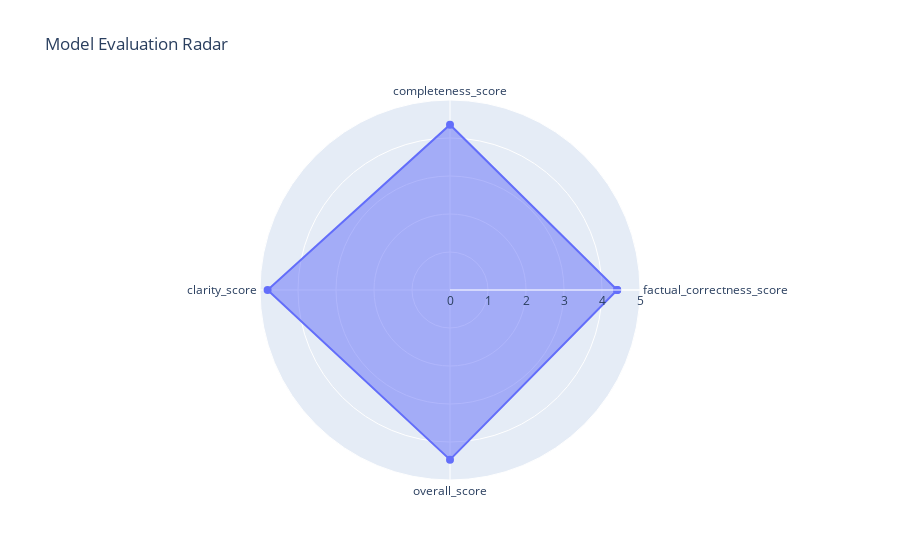

The notebook cell saved with this chart:
### Code cell
radar_plot(final_df)

### Figure 1 — Plotly figure (JSON) as saved in the notebook; plotly's stock layout.template omitted (floating-point values rounded to 4 significant figures)
{"data": [{"fill": "toself", "marker": {"size": 8}, "mode": "lines+markers", "r": [4.4, 4.35, 4.8, 4.465, 4.4], "theta": ["factual_correctness_score", "completeness_score", "clarity_score", "overall_score", "factual_correctness_score"], "type": "scatterpolar"}], "layout": {"polar": {"radialaxis": {"dtick": 1, "range": [0, 5]}}, "showlegend": false, "title": {"text": "Model Evaluation Radar"}}}
